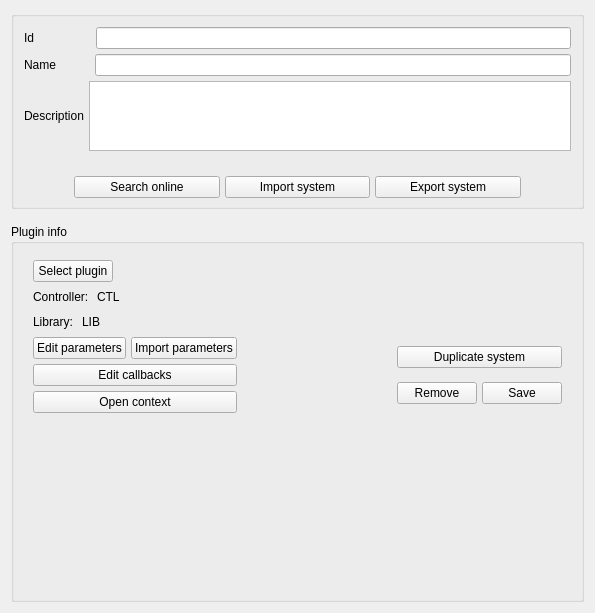
<?xml version="1.0" encoding="UTF-8"?>
<ui version="4.0">
 <class>Form</class>
 <widget class="QWidget" name="Form">
  <property name="geometry">
   <rect>
    <x>0</x>
    <y>0</y>
    <width>595</width>
    <height>613</height>
   </rect>
  </property>
  <property name="minimumSize">
   <size>
    <width>300</width>
    <height>0</height>
   </size>
  </property>
  <property name="windowTitle">
   <string>Form</string>
  </property>
  <layout class="QVBoxLayout" name="verticalLayout_2">
   <item>
    <layout class="QVBoxLayout" name="verticalLayout" stretch="5,20">
     <property name="spacing">
      <number>15</number>
     </property>
     <property name="topMargin">
      <number>0</number>
     </property>
     <item>
      <widget class="QGroupBox" name="groupBox_3">
       <property name="title">
        <string/>
       </property>
       <layout class="QHBoxLayout" name="horizontalLayout_4" stretch="0">
        <property name="spacing">
         <number>0</number>
        </property>
        <property name="leftMargin">
         <number>0</number>
        </property>
        <property name="topMargin">
         <number>0</number>
        </property>
        <property name="rightMargin">
         <number>0</number>
        </property>
        <property name="bottomMargin">
         <number>0</number>
        </property>
        <item>
         <layout class="QVBoxLayout" name="verticalLayout_3">
          <property name="spacing">
           <number>5</number>
          </property>
          <property name="leftMargin">
           <number>10</number>
          </property>
          <property name="topMargin">
           <number>10</number>
          </property>
          <property name="rightMargin">
           <number>10</number>
          </property>
          <property name="bottomMargin">
           <number>8</number>
          </property>
          <item>
           <layout class="QHBoxLayout" name="horizontalLayout_13">
            <property name="spacing">
             <number>48</number>
            </property>
            <property name="topMargin">
             <number>0</number>
            </property>
            <item>
             <widget class="QLabel" name="label_5">
              <property name="minimumSize">
               <size>
                <width>24</width>
                <height>0</height>
               </size>
              </property>
              <property name="text">
               <string>Id  </string>
              </property>
             </widget>
            </item>
            <item>
             <widget class="QLineEdit" name="idTxt">
              <property name="minimumSize">
               <size>
                <width>30</width>
                <height>0</height>
               </size>
              </property>
             </widget>
            </item>
           </layout>
          </item>
          <item>
           <layout class="QHBoxLayout" name="horizontalLayout_5">
            <property name="spacing">
             <number>34</number>
            </property>
            <item>
             <widget class="QLabel" name="nameLabel">
              <property name="minimumSize">
               <size>
                <width>37</width>
                <height>0</height>
               </size>
              </property>
              <property name="text">
               <string>Name</string>
              </property>
             </widget>
            </item>
            <item>
             <widget class="QLineEdit" name="nameTxt">
              <property name="focusPolicy">
               <enum>Qt::FocusPolicy::ClickFocus</enum>
              </property>
             </widget>
            </item>
           </layout>
          </item>
          <item>
           <layout class="QHBoxLayout" name="horizontalLayout_7">
            <item>
             <widget class="QLabel" name="label_3">
              <property name="text">
               <string>Description</string>
              </property>
             </widget>
            </item>
            <item>
             <widget class="QPlainTextEdit" name="descriptionTxt"/>
            </item>
           </layout>
          </item>
          <item>
           <layout class="QHBoxLayout" name="horizontalLayout_17">
            <property name="leftMargin">
             <number>50</number>
            </property>
            <property name="topMargin">
             <number>20</number>
            </property>
            <property name="rightMargin">
             <number>50</number>
            </property>
            <item>
             <widget class="QPushButton" name="searchOnlineBtn">
              <property name="text">
               <string>Search online</string>
              </property>
             </widget>
            </item>
            <item>
             <widget class="QPushButton" name="importBtn">
              <property name="text">
               <string>Import system</string>
              </property>
             </widget>
            </item>
            <item>
             <widget class="QPushButton" name="exportBtn">
              <property name="text">
               <string>Export system</string>
              </property>
             </widget>
            </item>
           </layout>
          </item>
         </layout>
        </item>
       </layout>
      </widget>
     </item>
     <item>
      <widget class="QGroupBox" name="groupBox_2">
       <property name="title">
        <string>Plugin info</string>
       </property>
       <layout class="QHBoxLayout" name="horizontalLayout_9">
        <property name="topMargin">
         <number>6</number>
        </property>
        <item>
         <layout class="QHBoxLayout" name="horizontalLayout_10" stretch="20">
          <property name="spacing">
           <number>0</number>
          </property>
          <property name="leftMargin">
           <number>0</number>
          </property>
          <item>
           <layout class="QVBoxLayout" name="verticalLayout_4">
            <property name="spacing">
             <number>5</number>
            </property>
            <property name="leftMargin">
             <number>10</number>
            </property>
            <property name="topMargin">
             <number>10</number>
            </property>
            <property name="rightMargin">
             <number>10</number>
            </property>
            <property name="bottomMargin">
             <number>8</number>
            </property>
            <item>
             <layout class="QHBoxLayout" name="horizontalLayout_6">
              <item>
               <widget class="QPushButton" name="selectPluginBtn">
                <property name="text">
                 <string>Select plugin</string>
                </property>
               </widget>
              </item>
              <item>
               <spacer name="horizontalSpacer_13">
                <property name="orientation">
                 <enum>Qt::Orientation::Horizontal</enum>
                </property>
                <property name="sizeType">
                 <enum>QSizePolicy::Policy::MinimumExpanding</enum>
                </property>
                <property name="sizeHint" stdset="0">
                 <size>
                  <width>40</width>
                  <height>20</height>
                 </size>
                </property>
               </spacer>
              </item>
             </layout>
            </item>
            <item>
             <layout class="QVBoxLayout" name="verticalLayout_7">
              <property name="topMargin">
               <number>0</number>
              </property>
              <property name="bottomMargin">
               <number>0</number>
              </property>
              <item>
               <layout class="QHBoxLayout" name="horizontalLayout">
                <property name="topMargin">
                 <number>0</number>
                </property>
                <item>
                 <widget class="QLabel" name="label_2">
                  <property name="text">
                   <string>Controller: </string>
                  </property>
                 </widget>
                </item>
                <item>
                 <widget class="QLabel" name="libTypeLbl">
                  <property name="text">
                   <string>CTL</string>
                  </property>
                 </widget>
                </item>
                <item>
                 <spacer name="horizontalSpacer_3">
                  <property name="orientation">
                   <enum>Qt::Orientation::Horizontal</enum>
                  </property>
                  <property name="sizeHint" stdset="0">
                   <size>
                    <width>40</width>
                    <height>20</height>
                   </size>
                  </property>
                 </spacer>
                </item>
               </layout>
              </item>
              <item>
               <layout class="QHBoxLayout" name="horizontalLayout_11">
                <property name="topMargin">
                 <number>0</number>
                </property>
                <property name="rightMargin">
                 <number>0</number>
                </property>
                <item>
                 <widget class="QLabel" name="label_4">
                  <property name="text">
                   <string>Library: </string>
                  </property>
                 </widget>
                </item>
                <item>
                 <widget class="QLabel" name="libLibraryLbl">
                  <property name="text">
                   <string>LIB</string>
                  </property>
                 </widget>
                </item>
                <item>
                 <spacer name="horizontalSpacer_4">
                  <property name="orientation">
                   <enum>Qt::Orientation::Horizontal</enum>
                  </property>
                  <property name="sizeType">
                   <enum>QSizePolicy::Policy::Expanding</enum>
                  </property>
                  <property name="sizeHint" stdset="0">
                   <size>
                    <width>40</width>
                    <height>20</height>
                   </size>
                  </property>
                 </spacer>
                </item>
               </layout>
              </item>
             </layout>
            </item>
            <item>
             <layout class="QHBoxLayout" name="horizontalLayout_3">
              <property name="leftMargin">
               <number>0</number>
              </property>
              <property name="topMargin">
               <number>0</number>
              </property>
              <item>
               <layout class="QVBoxLayout" name="verticalLayout_6">
                <property name="topMargin">
                 <number>0</number>
                </property>
                <property name="bottomMargin">
                 <number>0</number>
                </property>
                <item>
                 <layout class="QHBoxLayout" name="horizontalLayout_2">
                  <property name="leftMargin">
                   <number>0</number>
                  </property>
                  <property name="topMargin">
                   <number>0</number>
                  </property>
                  <item>
                   <widget class="QPushButton" name="editParametersBtn">
                    <property name="text">
                     <string>Edit parameters</string>
                    </property>
                   </widget>
                  </item>
                  <item>
                   <widget class="QPushButton" name="importParametersBtn">
                    <property name="text">
                     <string>Import parameters</string>
                    </property>
                   </widget>
                  </item>
                 </layout>
                </item>
                <item>
                 <widget class="QPushButton" name="editCallbacksBtn">
                  <property name="text">
                   <string>Edit callbacks</string>
                  </property>
                 </widget>
                </item>
                <item>
                 <widget class="QPushButton" name="openContextBtn">
                  <property name="text">
                   <string>Open context</string>
                  </property>
                 </widget>
                </item>
               </layout>
              </item>
              <item>
               <spacer name="horizontalSpacer">
                <property name="orientation">
                 <enum>Qt::Orientation::Horizontal</enum>
                </property>
                <property name="sizeHint" stdset="0">
                 <size>
                  <width>40</width>
                  <height>20</height>
                 </size>
                </property>
               </spacer>
              </item>
              <item>
               <layout class="QVBoxLayout" name="verticalLayout_5">
                <property name="leftMargin">
                 <number>0</number>
                </property>
                <item>
                 <layout class="QHBoxLayout" name="horizontalLayout_19">
                  <property name="topMargin">
                   <number>0</number>
                  </property>
                  <item>
                   <widget class="QPushButton" name="duplicateBtn">
                    <property name="text">
                     <string>Duplicate system</string>
                    </property>
                   </widget>
                  </item>
                 </layout>
                </item>
                <item>
                 <layout class="QHBoxLayout" name="horizontalLayout_18">
                  <property name="topMargin">
                   <number>0</number>
                  </property>
                  <item>
                   <widget class="QPushButton" name="removeBtn">
                    <property name="text">
                     <string>Remove</string>
                    </property>
                   </widget>
                  </item>
                  <item>
                   <widget class="QPushButton" name="saveBtn">
                    <property name="text">
                     <string>Save</string>
                    </property>
                   </widget>
                  </item>
                 </layout>
                </item>
               </layout>
              </item>
             </layout>
            </item>
            <item>
             <spacer name="verticalSpacer">
              <property name="orientation">
               <enum>Qt::Orientation::Vertical</enum>
              </property>
              <property name="sizeHint" stdset="0">
               <size>
                <width>20</width>
                <height>40</height>
               </size>
              </property>
             </spacer>
            </item>
           </layout>
          </item>
         </layout>
        </item>
       </layout>
      </widget>
     </item>
    </layout>
   </item>
  </layout>
 </widget>
 <resources/>
 <connections/>
</ui>
